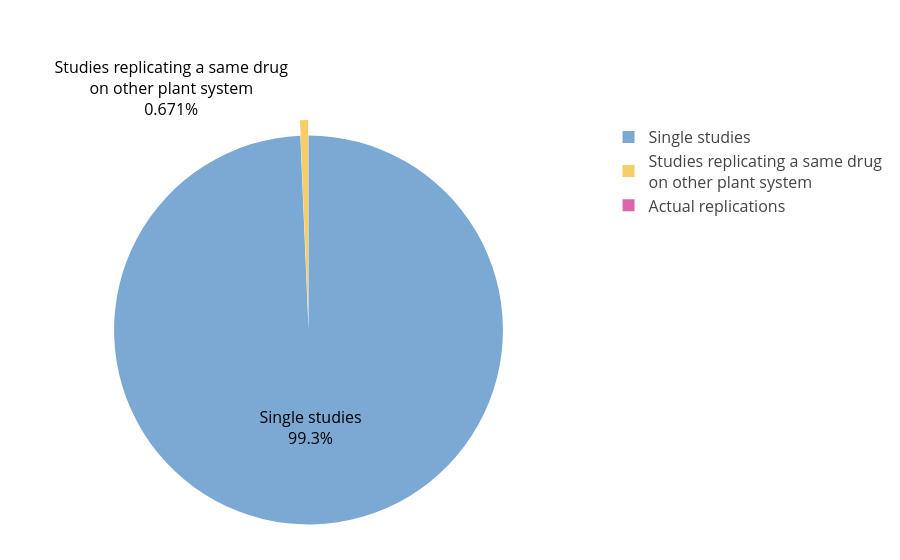

Write notebook code for a chart like this one.
### Markdown cell above
## Replication Status

### Code cell
# Title: Replication Landscape Among Included Studies (Pie Chart)
# Description:
# - Visualizes the distribution of studies by replication status: single studies, direct (actual) replications,
#   and studies replicating the same drug on a different plant system.
# - Labels are positioned adaptively for readability, and a small slice is slightly separated to draw attention.
# - NOTE: Values are placeholder (MADE UP DATA). Replace with dynamic counts once replication metadata are available.

ironic_replications = go.Figure(data=[go.Pie(
    labels=['Single studies', 'Actual replications', 'Studies replicating a same drug<br>on other plant system'],
    values=[148, 0, 1],  # MADE UP DATA: replace with computed values from dataset
    textinfo='label+percent',
    textposition=['inside', 'none', 'outside'],
    insidetextorientation='horizontal',
    pull=[0, 0, 0.08],  # separate the tiny slice
    hovertemplate='%{label}: %{value} studies<extra></extra>'
)])

ironic_replications.update_traces(
    textfont=dict(size=PLOTLY_TEXT_FS, color='black'),
    insidetextfont=dict(color='black'),
)


textfont=dict(size=PLOTLY_TEXT_FS, color='black'),
ironic_replications.update_layout(
    margin=dict(t=120, b=20, l=20, r=20)
)

ironic_replications.show()
ironic_replications.write_image('replications.png', width=800, height=600, scale=2)

### Figure 1 — Plotly figure (JSON) as saved in the notebook; plotly's stock layout.template omitted (floating-point values rounded to 4 significant figures)
{"data": [{"hovertemplate": "%{label}: %{value} studies<extra></extra>", "insidetextorientation": "horizontal", "labels": ["Single studies", "Actual replications", "Studies replicating a same drug<br>on other plant system"], "pull": [0, 0, 0.08], "textinfo": "label+percent", "textposition": ["inside", "none", "outside"], "values": [148, 0, 1], "type": "pie", "textfont": {"color": "black", "size": 16}, "insidetextfont": {"color": "black"}}], "layout": {"margin": {"t": 120, "b": 20, "l": 20, "r": 20}}}
